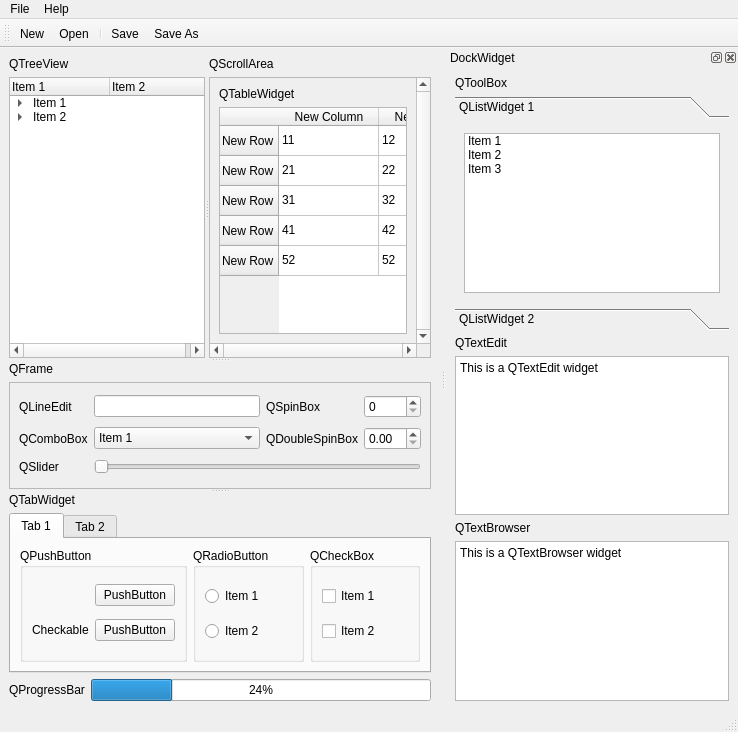
<?xml version="1.0" encoding="UTF-8"?>
<ui version="4.0">
 <class>MainWindow2</class>
 <widget class="QMainWindow" name="MainWindow2">
  <property name="geometry">
   <rect>
    <x>0</x>
    <y>0</y>
    <width>738</width>
    <height>732</height>
   </rect>
  </property>
  <property name="windowTitle">
   <string>MainWindow</string>
  </property>
  <widget class="QWidget" name="centralwidget">
   <layout class="QGridLayout" name="gridLayout_18">
    <item row="0" column="0">
     <widget class="QSplitter" name="splitter_2">
      <property name="orientation">
       <enum>Qt::Vertical</enum>
      </property>
      <widget class="QSplitter" name="splitter">
       <property name="orientation">
        <enum>Qt::Horizontal</enum>
       </property>
       <widget class="QWidget" name="">
        <layout class="QGridLayout" name="gridLayout_11">
         <item row="0" column="0">
          <widget class="QLabel" name="label_4">
           <property name="text">
            <string>QTreeView</string>
           </property>
          </widget>
         </item>
         <item row="1" column="0">
          <widget class="QTreeWidget" name="treeWidget">
           <column>
            <property name="text">
             <string>Item 1</string>
            </property>
           </column>
           <column>
            <property name="text">
             <string>Item 2</string>
            </property>
           </column>
           <item>
            <property name="text">
             <string>Item 1</string>
            </property>
            <item>
             <property name="text">
              <string>Subitem 1</string>
             </property>
             <property name="text">
              <string>Description 1</string>
             </property>
            </item>
            <item>
             <property name="text">
              <string>Subitem 2</string>
             </property>
             <property name="text">
              <string>Description 2</string>
             </property>
            </item>
           </item>
           <item>
            <property name="text">
             <string>Item 2</string>
            </property>
            <item>
             <property name="text">
              <string>Subitem 1</string>
             </property>
             <property name="text">
              <string>Description 1</string>
             </property>
            </item>
            <item>
             <property name="text">
              <string>Subitem 2</string>
             </property>
             <property name="text">
              <string>Description 2</string>
             </property>
            </item>
           </item>
          </widget>
         </item>
        </layout>
       </widget>
       <widget class="QWidget" name="">
        <layout class="QGridLayout" name="gridLayout_12">
         <item row="0" column="0">
          <widget class="QLabel" name="label_5">
           <property name="text">
            <string>QScrollArea</string>
           </property>
          </widget>
         </item>
         <item row="1" column="0">
          <widget class="QScrollArea" name="scrollArea">
           <property name="verticalScrollBarPolicy">
            <enum>Qt::ScrollBarAlwaysOn</enum>
           </property>
           <property name="horizontalScrollBarPolicy">
            <enum>Qt::ScrollBarAlwaysOn</enum>
           </property>
           <property name="widgetResizable">
            <bool>true</bool>
           </property>
           <widget class="QWidget" name="scrollAreaWidgetContents">
            <property name="geometry">
             <rect>
              <x>0</x>
              <y>0</y>
              <width>252</width>
              <height>259</height>
             </rect>
            </property>
            <layout class="QGridLayout" name="gridLayout_7">
             <item row="0" column="0">
              <widget class="QLabel" name="label_6">
               <property name="text">
                <string>QTableWidget</string>
               </property>
              </widget>
             </item>
             <item row="1" column="0">
              <widget class="QTableWidget" name="tableWidget">
               <property name="verticalScrollBarPolicy">
                <enum>Qt::ScrollBarAlwaysOff</enum>
               </property>
               <property name="horizontalScrollBarPolicy">
                <enum>Qt::ScrollBarAlwaysOff</enum>
               </property>
               <row>
                <property name="text">
                 <string>New Row</string>
                </property>
               </row>
               <row>
                <property name="text">
                 <string>New Row</string>
                </property>
               </row>
               <row>
                <property name="text">
                 <string>New Row</string>
                </property>
               </row>
               <row>
                <property name="text">
                 <string>New Row</string>
                </property>
               </row>
               <row>
                <property name="text">
                 <string>New Row</string>
                </property>
               </row>
               <column>
                <property name="text">
                 <string>New Column</string>
                </property>
               </column>
               <column>
                <property name="text">
                 <string>New Column</string>
                </property>
               </column>
               <column>
                <property name="text">
                 <string>New Column</string>
                </property>
               </column>
               <item row="0" column="0">
                <property name="text">
                 <string>11</string>
                </property>
               </item>
               <item row="0" column="1">
                <property name="text">
                 <string>12</string>
                </property>
               </item>
               <item row="0" column="2">
                <property name="text">
                 <string>13</string>
                </property>
               </item>
               <item row="1" column="0">
                <property name="text">
                 <string>21</string>
                </property>
               </item>
               <item row="1" column="1">
                <property name="text">
                 <string>22</string>
                </property>
               </item>
               <item row="1" column="2">
                <property name="text">
                 <string>23</string>
                </property>
               </item>
               <item row="2" column="0">
                <property name="text">
                 <string>31</string>
                </property>
               </item>
               <item row="2" column="1">
                <property name="text">
                 <string>32</string>
                </property>
               </item>
               <item row="2" column="2">
                <property name="text">
                 <string>33</string>
                </property>
               </item>
               <item row="3" column="0">
                <property name="text">
                 <string>41</string>
                </property>
               </item>
               <item row="3" column="1">
                <property name="text">
                 <string>42</string>
                </property>
               </item>
               <item row="3" column="2">
                <property name="text">
                 <string>43</string>
                </property>
               </item>
               <item row="4" column="0">
                <property name="text">
                 <string>52</string>
                </property>
               </item>
               <item row="4" column="1">
                <property name="text">
                 <string>52</string>
                </property>
               </item>
               <item row="4" column="2">
                <property name="text">
                 <string>53</string>
                </property>
               </item>
              </widget>
             </item>
            </layout>
           </widget>
          </widget>
         </item>
        </layout>
       </widget>
      </widget>
      <widget class="QWidget" name="">
       <layout class="QGridLayout" name="gridLayout_14">
        <item row="0" column="0">
         <widget class="QLabel" name="label_14">
          <property name="text">
           <string>QFrame</string>
          </property>
         </widget>
        </item>
        <item row="1" column="0">
         <widget class="QFrame" name="frame">
          <property name="sizePolicy">
           <sizepolicy hsizetype="Preferred" vsizetype="Expanding">
            <horstretch>0</horstretch>
            <verstretch>0</verstretch>
           </sizepolicy>
          </property>
          <property name="frameShape">
           <enum>QFrame::StyledPanel</enum>
          </property>
          <property name="frameShadow">
           <enum>QFrame::Raised</enum>
          </property>
          <layout class="QGridLayout" name="gridLayout_13">
           <item row="0" column="0">
            <widget class="QLabel" name="label_9">
             <property name="text">
              <string>QLineEdit</string>
             </property>
            </widget>
           </item>
           <item row="0" column="1">
            <widget class="QLineEdit" name="lineEdit"/>
           </item>
           <item row="0" column="2">
            <widget class="QLabel" name="label_10">
             <property name="text">
              <string>QSpinBox</string>
             </property>
            </widget>
           </item>
           <item row="0" column="3">
            <widget class="QSpinBox" name="spinBox"/>
           </item>
           <item row="1" column="0">
            <widget class="QLabel" name="label_2">
             <property name="text">
              <string>QComboBox</string>
             </property>
            </widget>
           </item>
           <item row="1" column="1">
            <widget class="QComboBox" name="comboBox">
             <item>
              <property name="text">
               <string>Item 1</string>
              </property>
             </item>
             <item>
              <property name="text">
               <string>Item 2</string>
              </property>
             </item>
             <item>
              <property name="text">
               <string>Item 3</string>
              </property>
             </item>
             <item>
              <property name="text">
               <string>Item 4</string>
              </property>
             </item>
             <item>
              <property name="text">
               <string>Item 5</string>
              </property>
             </item>
            </widget>
           </item>
           <item row="1" column="2">
            <widget class="QLabel" name="label_11">
             <property name="text">
              <string>QDoubleSpinBox</string>
             </property>
            </widget>
           </item>
           <item row="1" column="3">
            <widget class="QDoubleSpinBox" name="doubleSpinBox"/>
           </item>
           <item row="2" column="0">
            <widget class="QLabel" name="label_7">
             <property name="text">
              <string>QSlider</string>
             </property>
            </widget>
           </item>
           <item row="2" column="1" colspan="3">
            <widget class="QSlider" name="horizontalSlider">
             <property name="orientation">
              <enum>Qt::Horizontal</enum>
             </property>
            </widget>
           </item>
          </layout>
         </widget>
        </item>
       </layout>
      </widget>
      <widget class="QWidget" name="">
       <layout class="QGridLayout" name="gridLayout_17">
        <item row="0" column="0">
         <widget class="QLabel" name="label_15">
          <property name="text">
           <string>QTabWidget</string>
          </property>
         </widget>
        </item>
        <item row="1" column="0">
         <widget class="QTabWidget" name="tabWidget">
          <widget class="QWidget" name="tab">
           <attribute name="title">
            <string>Tab 1</string>
           </attribute>
           <layout class="QGridLayout" name="gridLayout_4">
            <item row="0" column="0">
             <widget class="QGroupBox" name="groupBox2">
              <property name="title">
               <string>QPushButton</string>
              </property>
              <layout class="QGridLayout" name="gridLayout_3">
               <item row="0" column="1">
                <widget class="QPushButton" name="pushButton_5">
                 <property name="text">
                  <string>PushButton</string>
                 </property>
                </widget>
               </item>
               <item row="1" column="0">
                <widget class="QLabel" name="label_8">
                 <property name="text">
                  <string>Checkable</string>
                 </property>
                </widget>
               </item>
               <item row="1" column="1">
                <widget class="QPushButton" name="pushButton_4">
                 <property name="text">
                  <string>PushButton</string>
                 </property>
                 <property name="checkable">
                  <bool>true</bool>
                 </property>
                </widget>
               </item>
              </layout>
             </widget>
            </item>
            <item row="0" column="1">
             <widget class="QGroupBox" name="groupBox">
              <property name="title">
               <string>QRadioButton</string>
              </property>
              <layout class="QGridLayout" name="gridLayout_2">
               <item row="0" column="0">
                <widget class="QRadioButton" name="radioButton">
                 <property name="text">
                  <string>Item 1</string>
                 </property>
                </widget>
               </item>
               <item row="1" column="0">
                <widget class="QRadioButton" name="radioButton_2">
                 <property name="text">
                  <string>Item 2</string>
                 </property>
                </widget>
               </item>
              </layout>
             </widget>
            </item>
            <item row="0" column="2">
             <widget class="QGroupBox" name="groupBox_2">
              <property name="title">
               <string>QCheckBox</string>
              </property>
              <layout class="QGridLayout" name="gridLayout">
               <item row="0" column="0">
                <widget class="QCheckBox" name="checkBox_3">
                 <property name="text">
                  <string>Item 1</string>
                 </property>
                </widget>
               </item>
               <item row="1" column="0">
                <widget class="QCheckBox" name="checkBox_4">
                 <property name="text">
                  <string>Item 2</string>
                 </property>
                </widget>
               </item>
              </layout>
             </widget>
            </item>
           </layout>
          </widget>
          <widget class="QWidget" name="tab_2">
           <attribute name="title">
            <string>Tab 2</string>
           </attribute>
          </widget>
         </widget>
        </item>
       </layout>
      </widget>
     </widget>
    </item>
    <item row="1" column="0">
     <layout class="QGridLayout" name="gridLayout_15">
      <item row="0" column="0">
       <widget class="QLabel" name="label_13">
        <property name="text">
         <string>QProgressBar</string>
        </property>
       </widget>
      </item>
      <item row="0" column="1">
       <widget class="QProgressBar" name="progressBar">
        <property name="value">
         <number>24</number>
        </property>
       </widget>
      </item>
     </layout>
    </item>
   </layout>
  </widget>
  <widget class="QMenuBar" name="menubar">
   <property name="geometry">
    <rect>
     <x>0</x>
     <y>0</y>
     <width>738</width>
     <height>22</height>
    </rect>
   </property>
   <widget class="QMenu" name="menuFile">
    <property name="title">
     <string>File</string>
    </property>
    <addaction name="actionNew"/>
    <addaction name="actionOpen"/>
    <addaction name="separator"/>
    <addaction name="actionSave"/>
    <addaction name="actionSave_As"/>
    <addaction name="separator"/>
    <addaction name="actionExit"/>
   </widget>
   <widget class="QMenu" name="menuHelp">
    <property name="title">
     <string>Help</string>
    </property>
    <addaction name="actionContent"/>
    <addaction name="actionIndex"/>
    <addaction name="separator"/>
    <addaction name="actionAbout"/>
   </widget>
   <addaction name="menuFile"/>
   <addaction name="menuHelp"/>
  </widget>
  <widget class="QStatusBar" name="statusbar"/>
  <widget class="QDockWidget" name="dockWidget">
   <property name="windowTitle">
    <string>DockWidget</string>
   </property>
   <attribute name="dockWidgetArea">
    <number>2</number>
   </attribute>
   <widget class="QWidget" name="dockWidgetContents">
    <layout class="QGridLayout" name="gridLayout_16">
     <item row="0" column="0">
      <layout class="QGridLayout" name="gridLayout_9">
       <item row="0" column="0">
        <widget class="QLabel" name="label_3">
         <property name="text">
          <string>QToolBox</string>
         </property>
        </widget>
       </item>
       <item row="1" column="0">
        <widget class="QToolBox" name="toolBox">
         <property name="currentIndex">
          <number>0</number>
         </property>
         <widget class="QWidget" name="page">
          <property name="geometry">
           <rect>
            <x>0</x>
            <y>0</y>
            <width>187</width>
            <height>171</height>
           </rect>
          </property>
          <attribute name="label">
           <string>QListWidget 1</string>
          </attribute>
          <layout class="QGridLayout" name="gridLayout_5">
           <item row="0" column="0">
            <widget class="QListWidget" name="listWidget">
             <item>
              <property name="text">
               <string>Item 1</string>
              </property>
             </item>
             <item>
              <property name="text">
               <string>Item 2</string>
              </property>
             </item>
             <item>
              <property name="text">
               <string>Item 3</string>
              </property>
             </item>
            </widget>
           </item>
          </layout>
         </widget>
         <widget class="QWidget" name="page_2">
          <property name="geometry">
           <rect>
            <x>0</x>
            <y>0</y>
            <width>187</width>
            <height>171</height>
           </rect>
          </property>
          <attribute name="label">
           <string>QListWidget 2</string>
          </attribute>
          <layout class="QGridLayout" name="gridLayout_6">
           <item row="0" column="0">
            <widget class="QListWidget" name="listWidget_2">
             <item>
              <property name="text">
               <string>Item 1</string>
              </property>
             </item>
             <item>
              <property name="text">
               <string>Item 2</string>
              </property>
             </item>
             <item>
              <property name="text">
               <string>Item 3</string>
              </property>
             </item>
            </widget>
           </item>
          </layout>
         </widget>
        </widget>
       </item>
      </layout>
     </item>
     <item row="1" column="0">
      <layout class="QGridLayout" name="gridLayout_10">
       <item row="0" column="0">
        <widget class="QLabel" name="label">
         <property name="text">
          <string>QTextEdit</string>
         </property>
        </widget>
       </item>
       <item row="1" column="0">
        <widget class="QTextBrowser" name="textBrowser">
         <property name="html">
          <string>&lt;!DOCTYPE HTML PUBLIC &quot;-//W3C//DTD HTML 4.0//EN&quot; &quot;http://www.w3.org/TR/REC-html40/strict.dtd&quot;&gt;
&lt;html&gt;&lt;head&gt;&lt;meta name=&quot;qrichtext&quot; content=&quot;1&quot; /&gt;&lt;style type=&quot;text/css&quot;&gt;
p, li { white-space: pre-wrap; }
&lt;/style&gt;&lt;/head&gt;&lt;body style=&quot; font-family:'Noto Sans'; font-size:9pt; font-weight:400; font-style:normal;&quot;&gt;
&lt;p style=&quot; margin-top:0px; margin-bottom:0px; margin-left:0px; margin-right:0px; -qt-block-indent:0; text-indent:0px;&quot;&gt;This is a QTextEdit widget&lt;/p&gt;&lt;/body&gt;&lt;/html&gt;</string>
         </property>
        </widget>
       </item>
      </layout>
     </item>
     <item row="2" column="0">
      <layout class="QGridLayout" name="gridLayout_8">
       <item row="0" column="0">
        <widget class="QLabel" name="label_12">
         <property name="text">
          <string>QTextBrowser</string>
         </property>
        </widget>
       </item>
       <item row="1" column="0">
        <widget class="QTextBrowser" name="textBrowser_2">
         <property name="html">
          <string>&lt;!DOCTYPE HTML PUBLIC &quot;-//W3C//DTD HTML 4.0//EN&quot; &quot;http://www.w3.org/TR/REC-html40/strict.dtd&quot;&gt;
&lt;html&gt;&lt;head&gt;&lt;meta name=&quot;qrichtext&quot; content=&quot;1&quot; /&gt;&lt;style type=&quot;text/css&quot;&gt;
p, li { white-space: pre-wrap; }
&lt;/style&gt;&lt;/head&gt;&lt;body style=&quot; font-family:'Noto Sans'; font-size:9pt; font-weight:400; font-style:normal;&quot;&gt;
&lt;p style=&quot; margin-top:0px; margin-bottom:0px; margin-left:0px; margin-right:0px; -qt-block-indent:0; text-indent:0px;&quot;&gt;This is a QTextBrowser widget&lt;/p&gt;&lt;/body&gt;&lt;/html&gt;</string>
         </property>
        </widget>
       </item>
      </layout>
     </item>
    </layout>
   </widget>
  </widget>
  <widget class="QToolBar" name="toolBar">
   <property name="windowTitle">
    <string>toolBar</string>
   </property>
   <attribute name="toolBarArea">
    <enum>TopToolBarArea</enum>
   </attribute>
   <attribute name="toolBarBreak">
    <bool>false</bool>
   </attribute>
   <addaction name="actionNew"/>
   <addaction name="actionOpen"/>
   <addaction name="separator"/>
   <addaction name="actionSave"/>
   <addaction name="actionSave_As"/>
  </widget>
  <action name="actionNew">
   <property name="text">
    <string>New ...</string>
   </property>
  </action>
  <action name="actionOpen">
   <property name="text">
    <string>Open ...</string>
   </property>
  </action>
  <action name="actionSave">
   <property name="text">
    <string>Save</string>
   </property>
  </action>
  <action name="actionSave_As">
   <property name="text">
    <string>Save As ...</string>
   </property>
  </action>
  <action name="actionExit">
   <property name="text">
    <string>Exit</string>
   </property>
  </action>
  <action name="actionContent">
   <property name="text">
    <string>Content</string>
   </property>
  </action>
  <action name="actionAbout">
   <property name="text">
    <string>About</string>
   </property>
  </action>
  <action name="actionIndex">
   <property name="text">
    <string>Index</string>
   </property>
  </action>
 </widget>
 <resources/>
 <connections/>
</ui>
